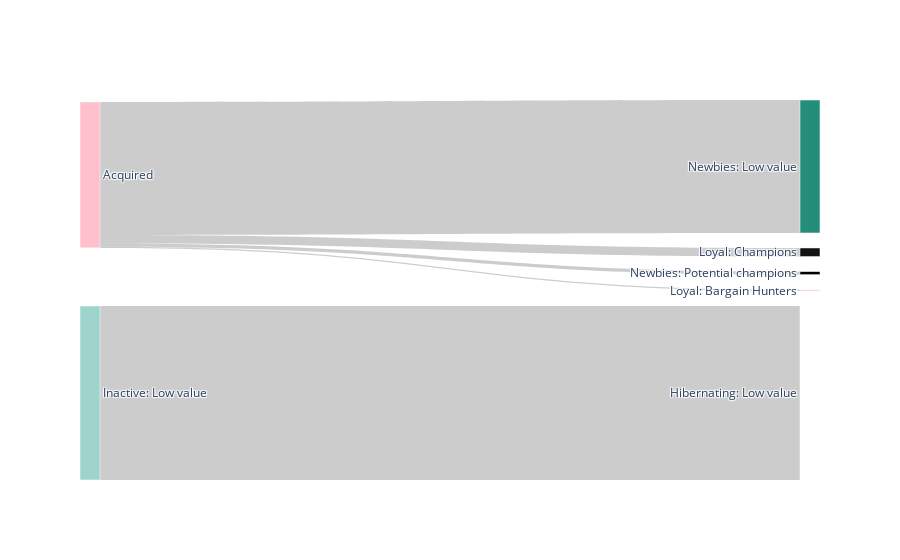

The cell this chart's notebook holds for it:
### Code cell
rcolours = list(segment_change_vols_subset['last month'].append(segment_change_vols_subset['this month']).replace(colour_map))
rlabels = list(segment_change_vols_subset['last month'].append(segment_change_vols_subset['this month']))

fig = go.Figure(data=[go.Sankey(
    node = dict(
      pad = 15,
      thickness = 20,
      line = dict(color = "white", width = 0.5),
      label = rlabels, 
      color = rcolours
    ),
    link = dict(
      source = list(segment_change_vols_subset['new last month']), #these are the first index locations rather than the source number --> this is because it need st to use the iundex to find the right value
      target = list(segment_change_vols_subset['new this month']), #these are the min index locations too but of what should appear on the right hand side
      value =  segment_change_vols_subset['value']
  ))])
fig.show()

### Figure 1 — Plotly figure (JSON) as saved in the notebook; plotly's stock layout.template omitted (floating-point values rounded to 4 significant figures)
{"data": [{"link": {"source": [0, 0, 0, 0, 4], "target": [5, 6, 7, 8, 9], "value": [6, 41, 635, 15, 831]}, "node": {"color": ["pink", "pink", "pink", "pink", "#9FD4CD", "#EECFCE", "#121212", "#248E7A", "black", "white"], "label": ["Acquired", "Acquired", "Acquired", "Acquired", "Inactive: Low value", "Loyal: Bargain Hunters", "Loyal: Champions", "Newbies: Low value", "Newbies: Potential champions", "Hibernating: Low value"], "line": {"color": "white", "width": 0.5}, "pad": 15, "thickness": 20}, "type": "sankey"}], "layout": {"autosize": true}}
